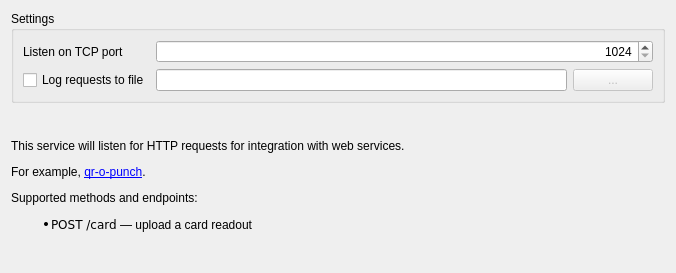
<?xml version="1.0" encoding="UTF-8"?>
<ui version="4.0">
 <class>CardReader::services::QrOPunchWidget</class>
 <widget class="QWidget" name="CardReader::services::QrOPunchWidget">
  <property name="geometry">
   <rect>
    <x>0</x>
    <y>0</y>
    <width>676</width>
    <height>273</height>
   </rect>
  </property>
  <property name="windowTitle">
   <string>QR-O-Punch</string>
  </property>
  <layout class="QVBoxLayout" name="verticalLayout">
   <item>
    <widget class="QGroupBox" name="groupBox">
     <property name="title">
      <string>Settings</string>
     </property>
     <layout class="QGridLayout" name="gridLayout">
      <item row="0" column="0">
       <widget class="QLabel" name="label_2">
        <property name="text">
         <string>Listen on TCP port</string>
        </property>
       </widget>
      </item>
      <item row="0" column="1">
       <widget class="QSpinBox" name="edTcpListenPort">
        <property name="alignment">
         <set>Qt::AlignRight|Qt::AlignTrailing|Qt::AlignVCenter</set>
        </property>
        <property name="minimum">
         <number>1024</number>
        </property>
        <property name="maximum">
         <number>65535</number>
        </property>
       </widget>
      </item>
      <item row="1" column="0">
       <widget class="QCheckBox" name="chkLogRequests">
        <property name="text">
         <string>Log requests to file</string>
        </property>
       </widget>
      </item>
      <item row="1" column="1">
       <layout class="QHBoxLayout" name="horizontalLayout">
        <item>
         <widget class="QLineEdit" name="edLogFile"/>
        </item>
        <item>
         <widget class="QPushButton" name="btChooseLogFile">
          <property name="enabled">
           <bool>false</bool>
          </property>
          <property name="text">
           <string>...</string>
          </property>
         </widget>
        </item>
       </layout>
      </item>
     </layout>
    </widget>
   </item>
   <item>
    <layout class="QVBoxLayout" name="verticalLayout_2">
     <item>
      <widget class="QLabel" name="label">
       <property name="sizePolicy">
        <sizepolicy hsizetype="Expanding" vsizetype="Expanding">
         <horstretch>0</horstretch>
         <verstretch>0</verstretch>
        </sizepolicy>
       </property>
       <property name="text">
        <string>&lt;html&gt;&lt;head/&gt;&lt;body&gt;&lt;p&gt;This service will listen for HTTP requests for integration with web services.&lt;/p&gt;&lt;p&gt;For example, &lt;a href=&quot;https://github.com/sakhnik/qr-o-punch&quot;&gt;qr-o-punch&lt;/a&gt;.&lt;/p&gt;&lt;p&gt;Supported methods and endpoints:&lt;/p&gt;&lt;ul&gt;&lt;li&gt;&lt;code&gt;POST /card&lt;/code&gt; — upload a card readout&lt;/li&gt;&lt;/ul&gt;&lt;/body&gt;&lt;/html&gt;</string>
       </property>
      </widget>
     </item>
    </layout>
   </item>
  </layout>
 </widget>
 <tabstops>
  <tabstop>edTcpListenPort</tabstop>
 </tabstops>
 <resources/>
 <connections/>
</ui>
